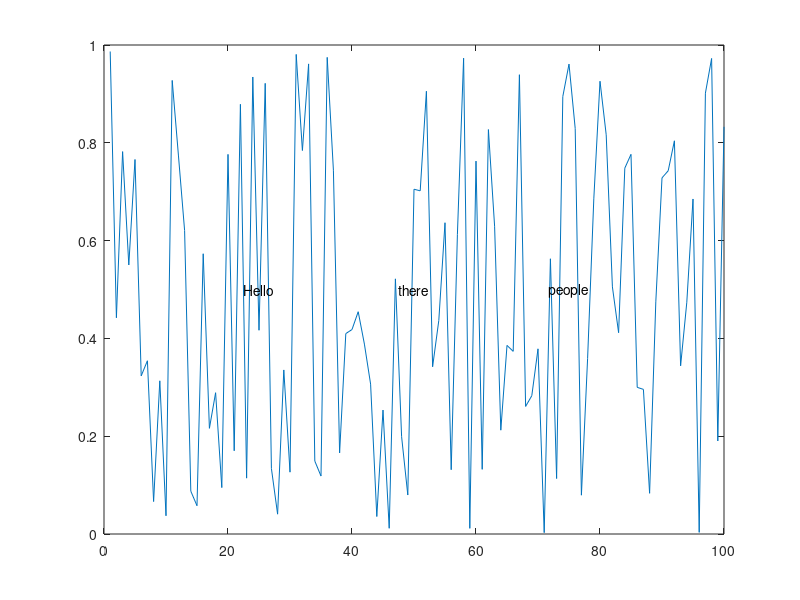

MATLAB code to generate this figure:
function result = test_text_003
result = false;
a = figure;
plot(rand(1,100));
text([25,50,75],[.5,.5,.5],{'Hello','there','people'},'horizontalalignment','center');
drawnow;
close(a);
result = true;
